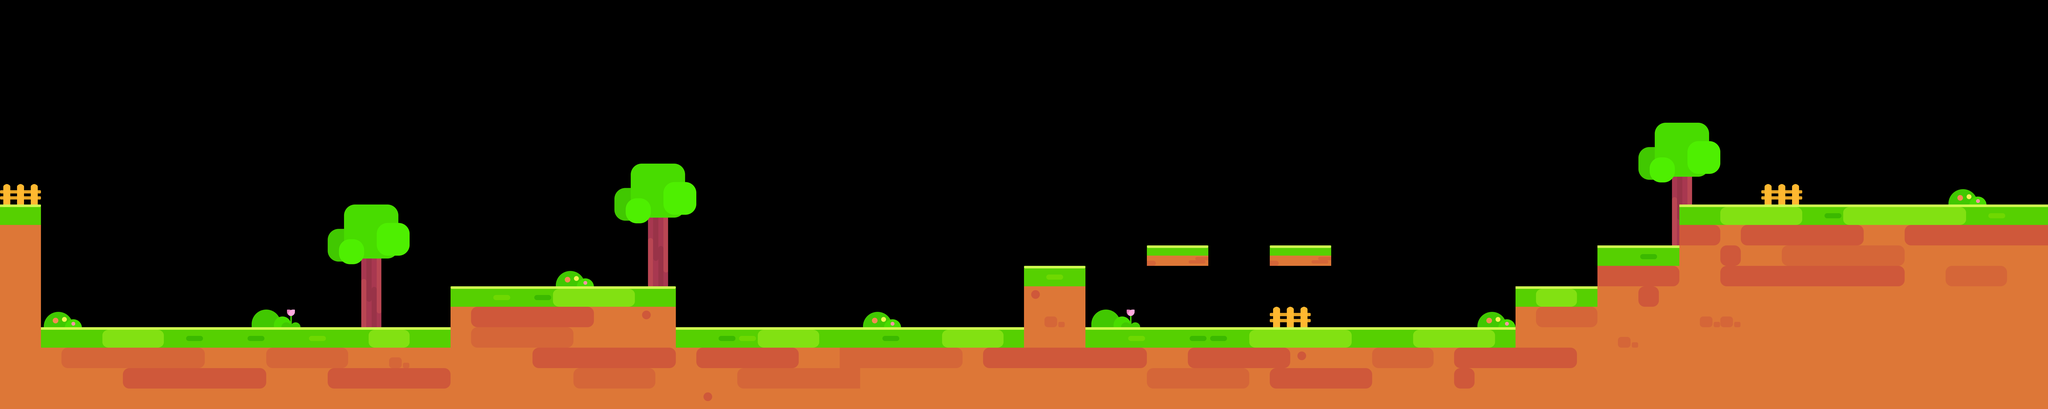

Rendered tile map (Tiled .tmx) drawn with the repository's tilesets; below, a short description and the map source with its tile grids summarised:
An orthogonal 100x20 tile map with 80x80 px tiles, 6 tile layers (zhuangshi02, dixing, dixingzhuangshi, dimian, ...).

<map version="1.0" orientation="orthogonal" renderorder="right-down" width="100" height="20" tilewidth="80" tileheight="80">
 <tileset firstgid="1" name="map_1" tilewidth="80" tileheight="80">
  <image source="map_1.png" width="640" height="640" />
 </tileset>
 <layer name="zhuangshi02" width="100" height="20">
  <data>[2000 cells, 72 non-empty, 24 distinct tile ids]</data>
 </layer>
 <layer name="dixing" width="100" height="20">
  <data>[2000 cells, 475 non-empty, 1 distinct tile ids]</data>
 </layer>
 <layer name="dixingzhuangshi" width="100" height="20">
  <data>[2000 cells, 147 non-empty, 8 distinct tile ids]</data>
 </layer>
 <layer name="dimian" width="100" height="20">
  <data>[2000 cells, 106 non-empty, 6 distinct tile ids]</data>
 </layer>
 <layer name="dimianzhuangshi" width="100" height="20">
  <data>[2000 cells, 51 non-empty, 4 distinct tile ids]</data>
 </layer>
 <layer name="zhuangshi01" width="100" height="20">
  <data>[2000 cells, 23 non-empty, 8 distinct tile ids]</data>
 </layer>
</map>
